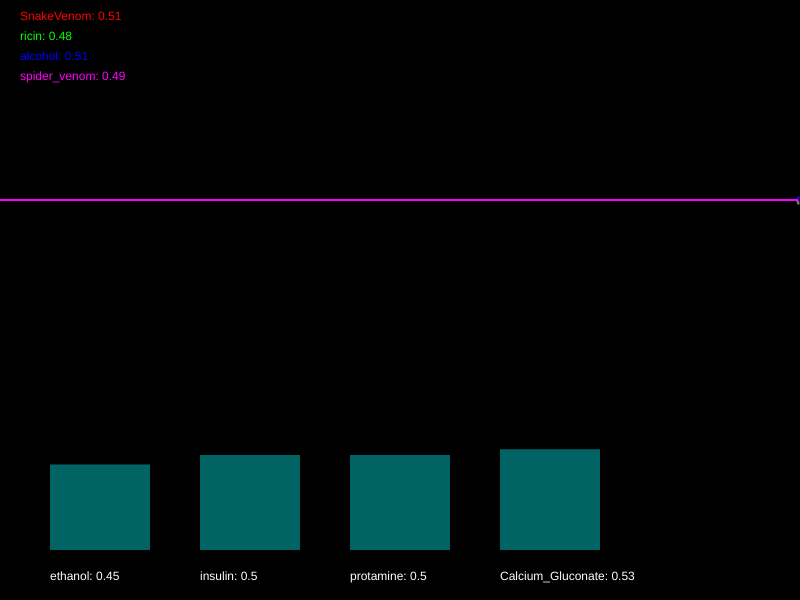
Frame 1 (no input)
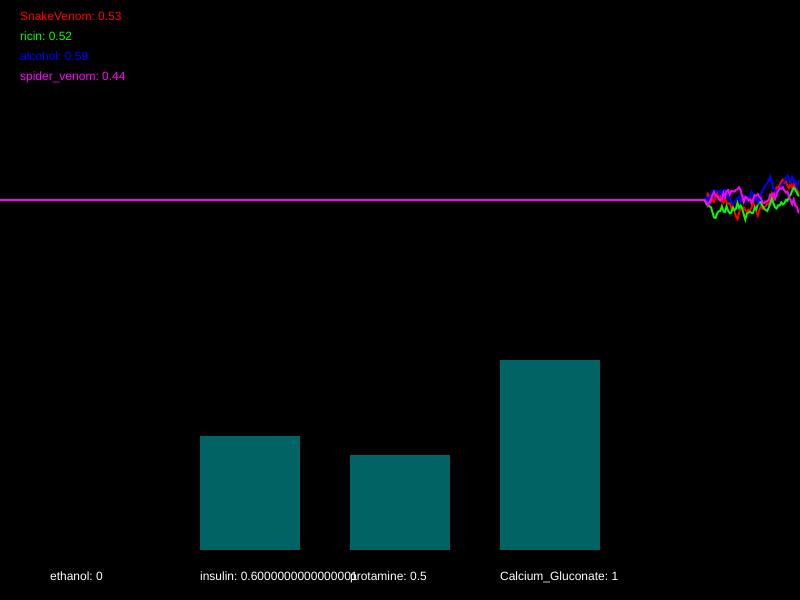
Frame 60 (no input)
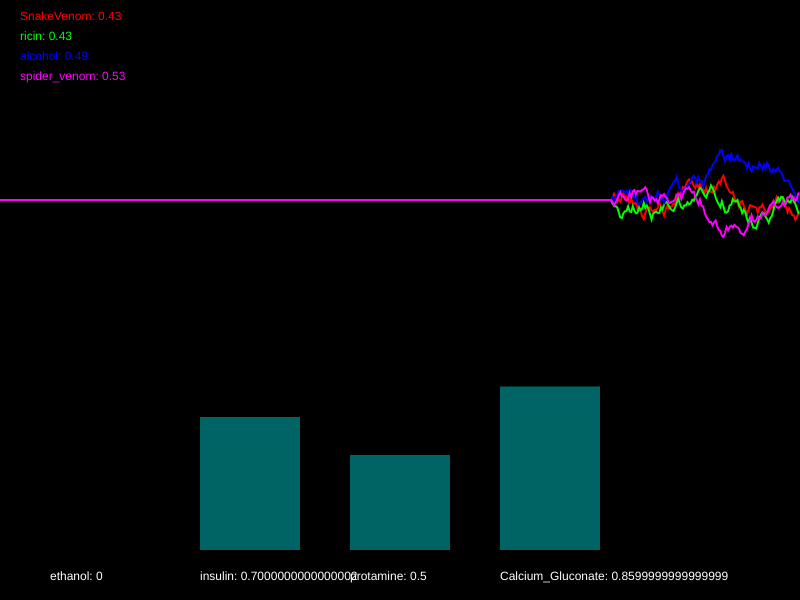
Frame 120 (the mouse pressed at the canvas centre since frame 60)

The p5.js sketch that drew these frames (run headless with seeded random() and noise() and a simulated clock; from frame 60 on, the mouse is pressed at the canvas centre):

// p5.js sketch
// ── sketch.js
/*

Officer: 3154130
CaseNum: 401-1-23158327-3154130

Case 401 - The Case of Norbert's Weiner Stand
Stage 2 - Toxic Burrito

Norbert is at it again. This time he’s set up a burrito stall and is lacing burritos with his foul toxin. The chaos is spreading. People are dropping like flies and burrito sales have fallen through the floor. To make matters worse it seems Norbert has cottoned on to our methods and has upped the complexity of his poison. You’ll find the antidote harder to develop this time. So kid, head down to the lab and get working.

You must develop the antidote by using conditional statements in the draw loop to do the following:

	- When ricin goes above 0.28 or spider_venom goes above 0.26, try decreasing ethanol by 0.05
	- When SnakeVenom dips below 0.62 and alcohol goes above 0.62, increase ethanol by 0.05
	- If spider_venom dips below 0.3 and ricin goes above 0.35, decrement insulin by 0.01
	- If alcohol goes above 0.27 and SnakeVenom dips below 0.42, increase insulin by 0.05
	- When alcohol dips below 0.25, reduce protamine by 0.05
	- If spider_venom goes above 0.74 and ricin goes above 0.48, increase protamine by 0.02
	- If SnakeVenom dips below 0.46 or alcohol dips below 0.42, reduce Calcium_Gluconate by 0.05
	- When spider_venom dips below 0.75, try increasing Calcium_Gluconate by 0.03


Your conditional statements should consider the following poisons:

	- SnakeVenom
	- ricin
	- alcohol
	- spider_venom


Your conditional statements should modify the following antidotes:

	- ethanol
	- insulin
	- protamine
	- Calcium_Gluconate


- There are many ways to complete this task but you should only use the following commands and operators:

	if(){}
	>
	<
	&&
	||
	+=
	-=

*/

//Declare the poison variables
var SnakeVenom;
var ricin;
var alcohol;
var spider_venom;


//Declare the antidote variables
var ethanol;
var insulin;
var protamine;
var Calcium_Gluconate;


//This variable is used for drawing the graph
var graphs;


function setup()
{

	createCanvas(800,600);
	strokeWeight(2);

	//initialise the poisons and antidotes
	SnakeVenom = 0.5;
	ricin = 0.5;
	alcohol = 0.5;
	spider_venom = 0.5;
	ethanol = 0.5;
	insulin = 0.5;
	protamine = 0.5;
	Calcium_Gluconate = 0.5;


	//fills the graph with empty values
	graphs = [];

	for(var i = 0; i < 4; i++)
	{
		graphs.push([]);
		for(var j = 0; j < 512; j++)
		{
			graphs[i].push(0.5);
		}
	}

}
//	- When ricin goes above 0.28 or spider_venom goes above 0.26, try decreasing ethanol by 0.05
//	- When SnakeVenom dips below 0.62 and alcohol goes above 0.62, increase ethanol by 0.05
//	- If spider_venom dips below 0.3 and ricin goes above 0.35, decrement insulin by 0.01
//	- If alcohol goes above 0.27 and SnakeVenom dips below 0.42, increase insulin by 0.05
//	- When alcohol dips below 0.25, reduce protamine by 0.05
//	- If spider_venom goes above 0.74 and ricin goes above 0.48, increase protamine by 0.02
//	- If SnakeVenom dips below 0.46 or alcohol dips below 0.42, reduce Calcium_Gluconate by 0.05
//	- When spider_venom dips below 0.75, try increasing Calcium_Gluconate by 0.03
function draw()
{

	//Develop the antidote below
	//Write conditional statements to change the amount of each substance ...
    if (ricin >0.28 || spider_venom >0.26)
    {
        ethanol-=0.05
    }
    if( SnakeVenom<0.62 && alcohol > 0.62)
    {
        ethanol+=0.05
    }
    if(spider_venom<0.3 && ricin >0.35)
    {
        insulin-=0.01
    }
    if(alcohol>0.27 && SnakeVenom <0.42)
    {
        insulin+=0.05
    }
    if(alcohol<0.25)
    {
        protamine-=0.05
    }
    if(spider_venom >0.74 && ricin >0.48)
    {
        protamine+=0.02
    }
    if(SnakeVenom < 0.46 || alcohol<0.42)
    {
        Calcium_Gluconate-=0.05
    }
    if(spider_venom <0.75)
    {
        Calcium_Gluconate += 0.03
    }




	//////////////////////////////////////////////////////

	//the code below generates new values using random numbers

	/*
		For testing, you might want to temporarily comment out
		these lines and set the same variables to constant values
		instead.
	*/

	SnakeVenom = nextValue(graphs[0],SnakeVenom);
	ricin = nextValue(graphs[1],ricin);
	alcohol = nextValue(graphs[2],alcohol);
	spider_venom = nextValue(graphs[3],spider_venom);


	ethanol = constrain(ethanol, 0, 1);
	insulin = constrain(insulin, 0, 1);
	protamine = constrain(protamine, 0, 1);
	Calcium_Gluconate = constrain(Calcium_Gluconate, 0, 1);


	///////// DO NOT CHANGE THE CODE BELOW ///////////

	//drawing code

	// set background
	background(0);
	noFill();

	//draw the graphs for the vitals
	var colors = [
	color(255, 0, 0),
	color(0, 255, 0),
	color(0, 0, 255),
	color(255, 0, 255),
	color(255, 255, 0),
	color(0, 255, 255)
	];

	for(var i = 0; i < graphs.length; i++)
	{
		stroke(colors[i]);
		drawGraph(graphs[i]);
	}

	//draw the poisons as text
	noStroke();
	fill(colors[0]);
	text('SnakeVenom: ' + nf(SnakeVenom,1,2), 20,20);
	fill(colors[1]);
	text('ricin: ' + nf(ricin,1,2), 20,40);
	fill(colors[2]);
	text('alcohol: ' + nf(alcohol,1,2), 20,60);
	fill(colors[3]);
	text('spider_venom: ' + nf(spider_venom,1,2), 20,80);


	//draw the antidotes bar chart
	drawBar(ethanol,50,'ethanol');
	drawBar(insulin,200,'insulin');
	drawBar(protamine,350,'protamine');
	drawBar(Calcium_Gluconate,500,'Calcium_Gluconate');


}

function nextValue(graph, val)
{
	//gets the next value for a vital and puts it in an array for drawing
	var delta = random(-0.03,0.03);

	val += delta;
	if(val > 1 || val < 0)
	{
		delta *= -1;
		val += delta * 2;
	}

	graph.push(val)
	graph.shift();
	return val;
}

function drawGraph(graph)
{
	//draws an array as a graph
	beginShape();
	for(var i = 0; i < graph.length; i++)
	{
			vertex(width * i/512, height * 0.5 - graph[i]* height/3)
	}
	endShape();
}


function drawBar(val, x, name)
{
	//draws the bars for bar chart
    noStroke();
    fill(0,100,100);
	var mh = height * 0.4 - 50;
	rect(x,(height - 50) - val*mh, 100, val*mh);
    fill(255);
	text(name + ": " + val, x, height - 20);
}
